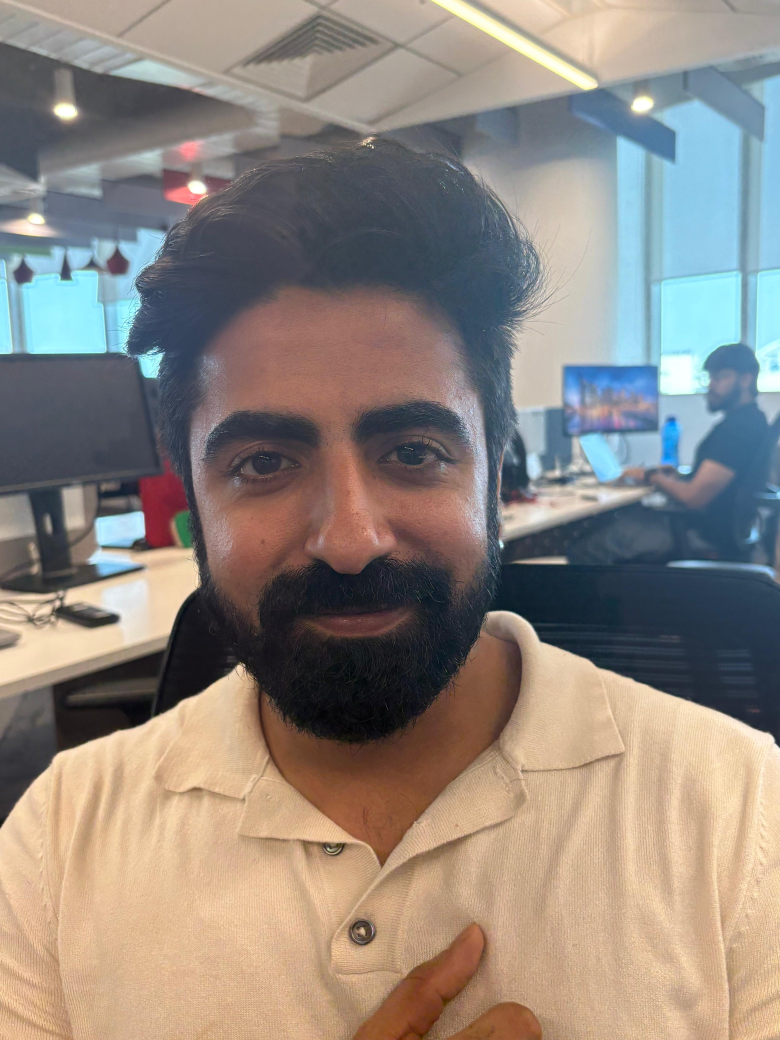
#> input picture known_faces/Ankit/IMG-20260624-WA0012.jpg, 3120 x 4160 px (shown at 1/4 size)
$ python -i recognizer.py   (imports and definitions only)
#> lines starting #> are read from the running program, lines starting #| are printed output that depends on the picture
#> further down, picture is the input picture: shape (4160, 3120, 3); mean B, G, R 127.2, 134.7, 143.7
"""Face recognizer — matches detected face regions against saved encodings.

Loads the encoding database produced by trainer.py and assigns names to
detected face bounding boxes by comparing DeepFace embeddings via cosine
similarity.

Algorithm:
1. Crop each detected face region from the frame.
2. Compute a face embedding for the crop using DeepFace (same model used
   during training).
3. Compute cosine similarity between the crop embedding and every stored
   embedding.
4. If the best match exceeds the similarity threshold, label the face with
   that person's name; otherwise label it "Unknown".
5. Return list of (rect, name, similarity_score) tuples.

Performance note:
   DeepFace.represent() is CPU-intensive. For real-time webcam usage,
   recognition runs every `skip_frames` frames; detection-only runs on the
   other frames to keep the display smooth.
"""

from __future__ import annotations

import pickle
from pathlib import Path
from typing import List, Tuple

import cv2
import numpy as np

from backend.face_detection.detector import Rect

# Keep OpenCV on CPU to avoid OpenCL upload/resource failures during inference.
# [1 line not run here, left out]


Match = Tuple[Rect, str, float]  # (x, y, w, h), name, similarity


class FaceRecognizer:
    """Matches face regions against a pre-trained encoding database.

    Parameters
    ----------
    encodings_path:
        Path to the pickle file produced by trainer.train().
    threshold:
        Cosine similarity threshold in [0, 1]. Matches below this are
        labelled "Unknown". Higher = stricter. Default 0.6 works well with
        Facenet512.
    skip_frames:
        Run recognition every N frames. Other frames reuse the last result
        for speed. Default 5.
    """

    # [200 lines left out: functions __init__, _warmup_model, recognize, _remap_labels, _is_human_face_crop, _match_crop, not called in this run]


# ---------------------------------------------------------------------------
# Shared preprocessing (mirrors trainer._preprocess for consistency)
# ---------------------------------------------------------------------------

def _preprocess(bgr_img: np.ndarray) -> np.ndarray:
    """Apply CLAHE lighting normalisation - must match trainer preprocessing."""
    ycrcb = cv2.cvtColor(bgr_img, cv2.COLOR_BGR2YCrCb)
#> ycrcb: shape (4160, 3120, 3); mean of channels 0, 1, 2 136.6, 133.1, 122.7
    clahe = cv2.createCLAHE(clipLimit=2.0, tileGridSize=(8, 8))
    ycrcb[:, :, 0] = clahe.apply(ycrcb[:, :, 0])
#> ycrcb: shape (4160, 3120, 3); mean of channels 0, 1, 2 132.2, 133.1, 122.7
    return cv2.cvtColor(ycrcb, cv2.COLOR_YCrCb2BGR)
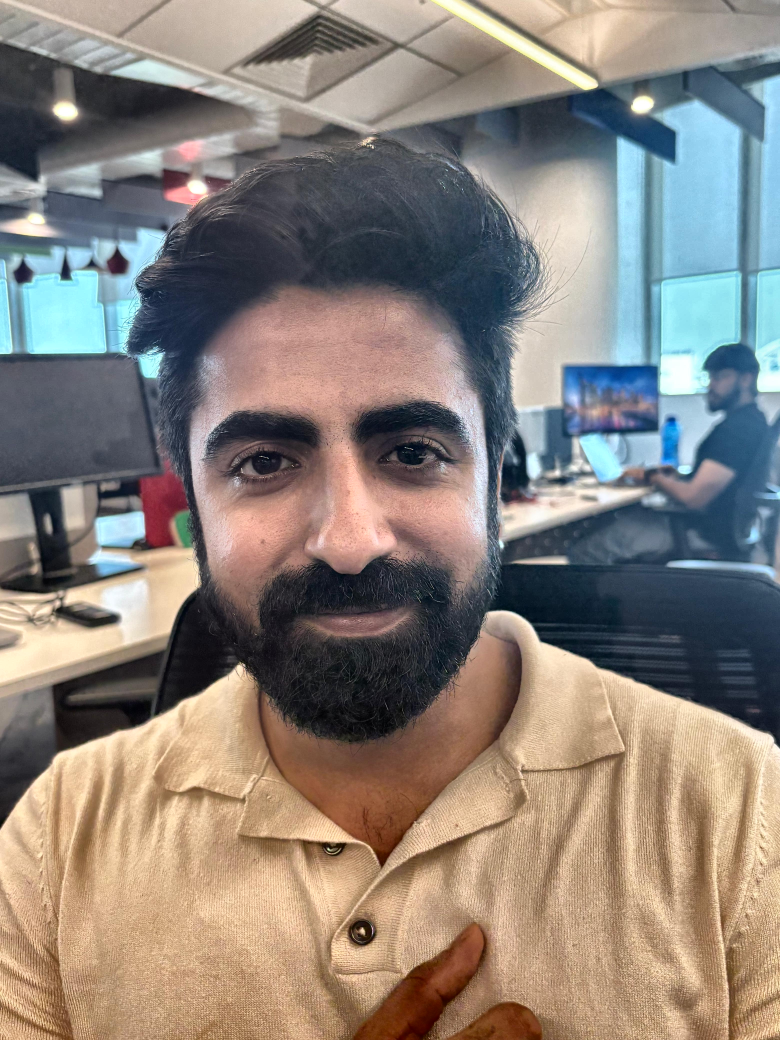
#> returned value: shape (4160, 3120, 3) (shown at 1/4 size); mean B, G, R 122.8, 130.3, 139.2


# [16 lines left out: function draw_recognition, not called in this run]

>>> import cv2
>>> picture = cv2.imread('../../known_faces/Ankit/IMG-20260624-WA0012.jpg')
>>> result = _preprocess(picture)

$ run again, on known_faces/Anushka/IMG_7400.jpeg
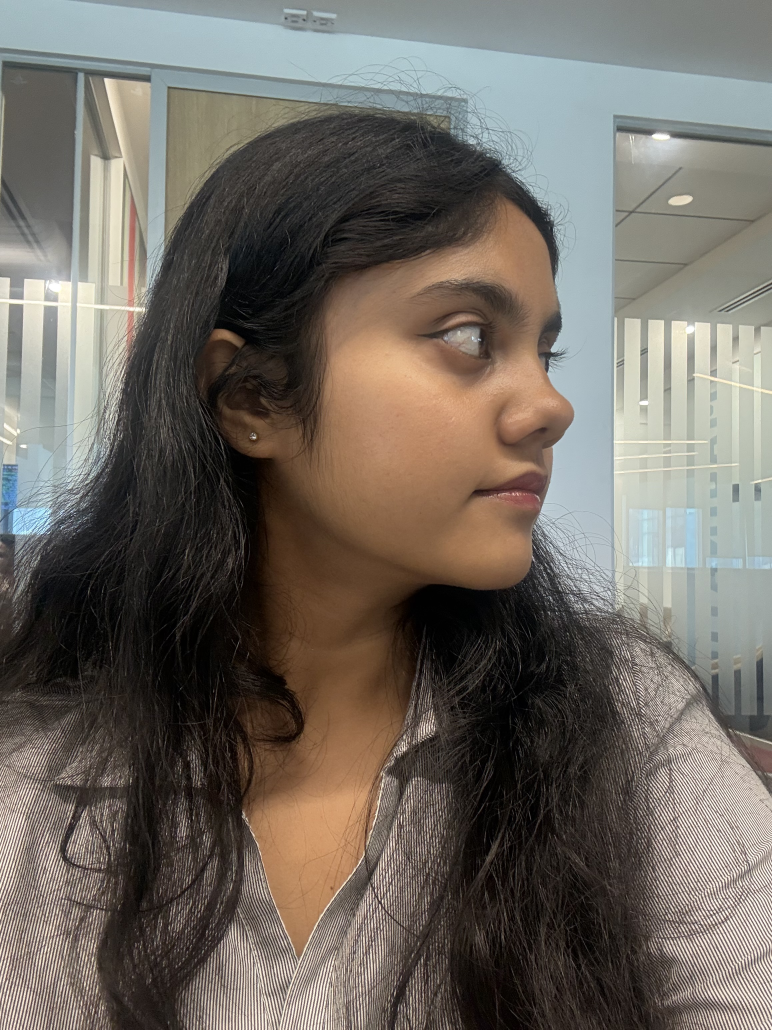
#> input picture known_faces/Anushka/IMG_7400.jpeg, 2316 x 3088 px (shown at 1/3 size)
#> picture is the input picture: shape (3088, 2316, 3); mean B, G, R 98.1, 105.7, 112
#> in _preprocess, `return cv2.cvtColor(ycrcb, cv2.COLOR_YCrCb2BGR)`:
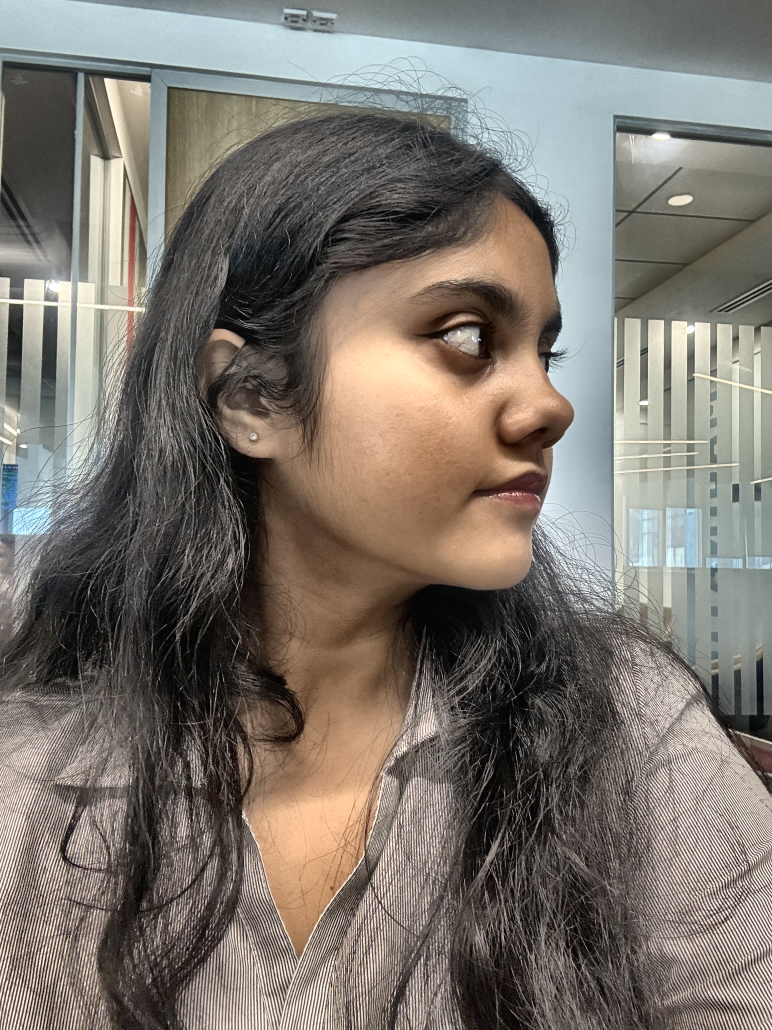
#> returned value: shape (3088, 2316, 3) (shown at 1/3 size); mean B, G, R 109.8, 117.4, 123.7

$ run again, on known_faces/Anushka/IMG_7401.jpeg
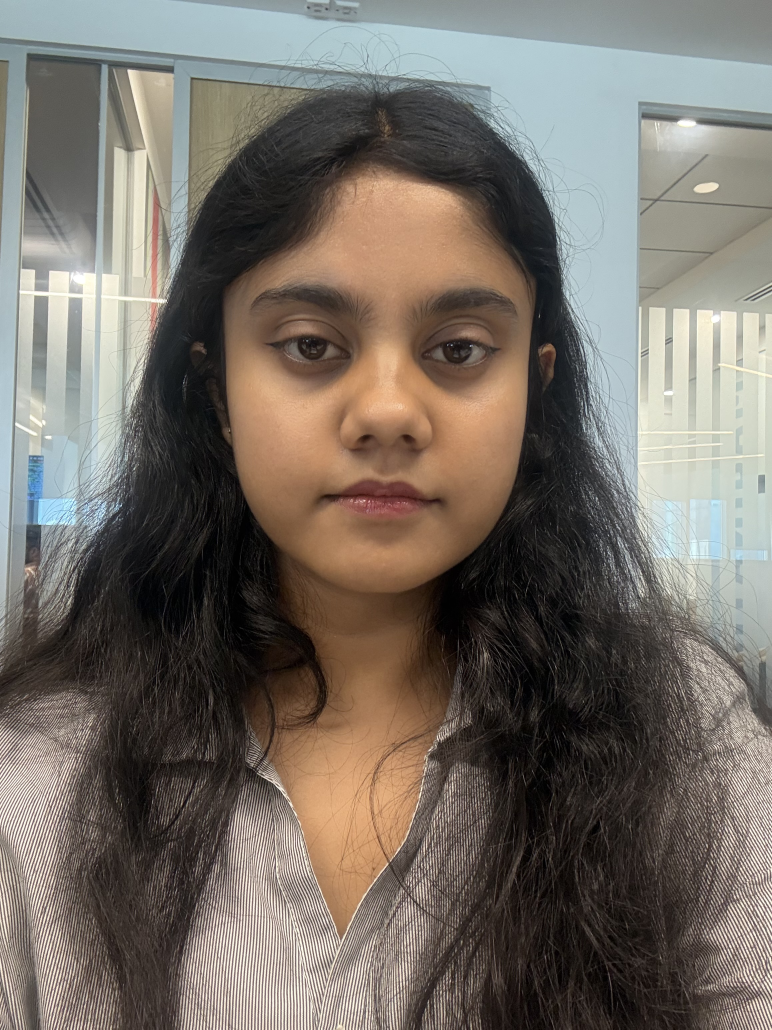
#> input picture known_faces/Anushka/IMG_7401.jpeg, 2316 x 3088 px (shown at 1/3 size)
#> picture is the input picture: shape (3088, 2316, 3); mean B, G, R 102.8, 110.8, 118.2
#> in _preprocess, `return cv2.cvtColor(ycrcb, cv2.COLOR_YCrCb2BGR)`:
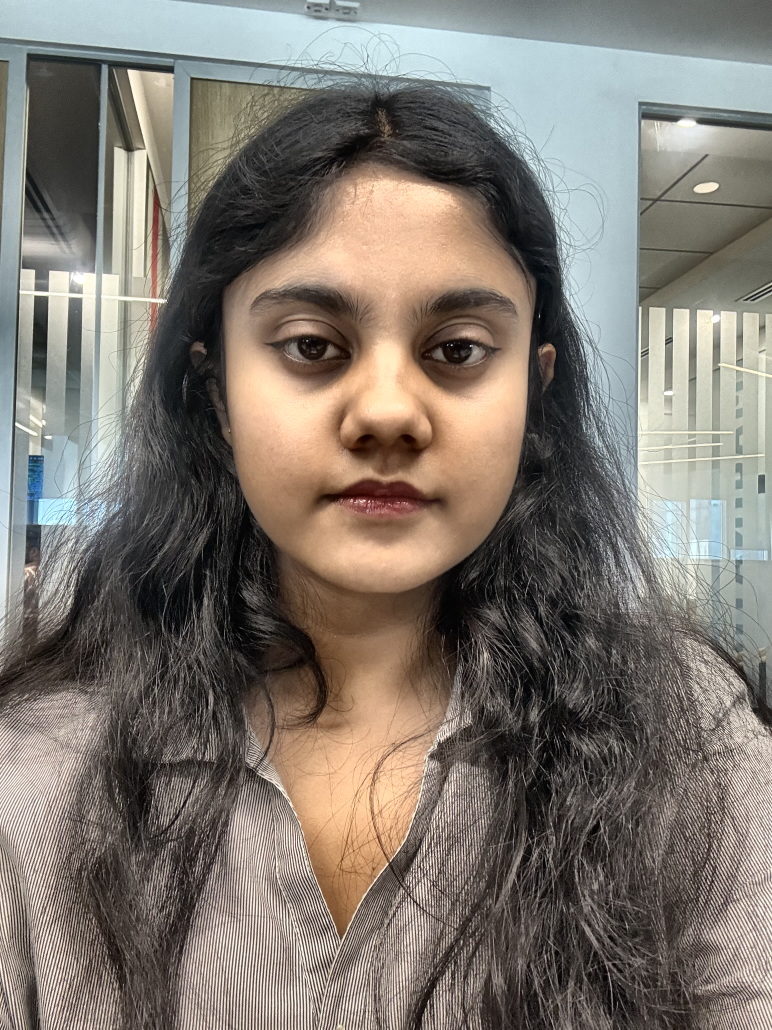
#> returned value: shape (3088, 2316, 3) (shown at 1/3 size); mean B, G, R 112.1, 120.2, 127.4

$ run again, on known_faces/Raj/IMG-20260624-WA0001 (1).jpg
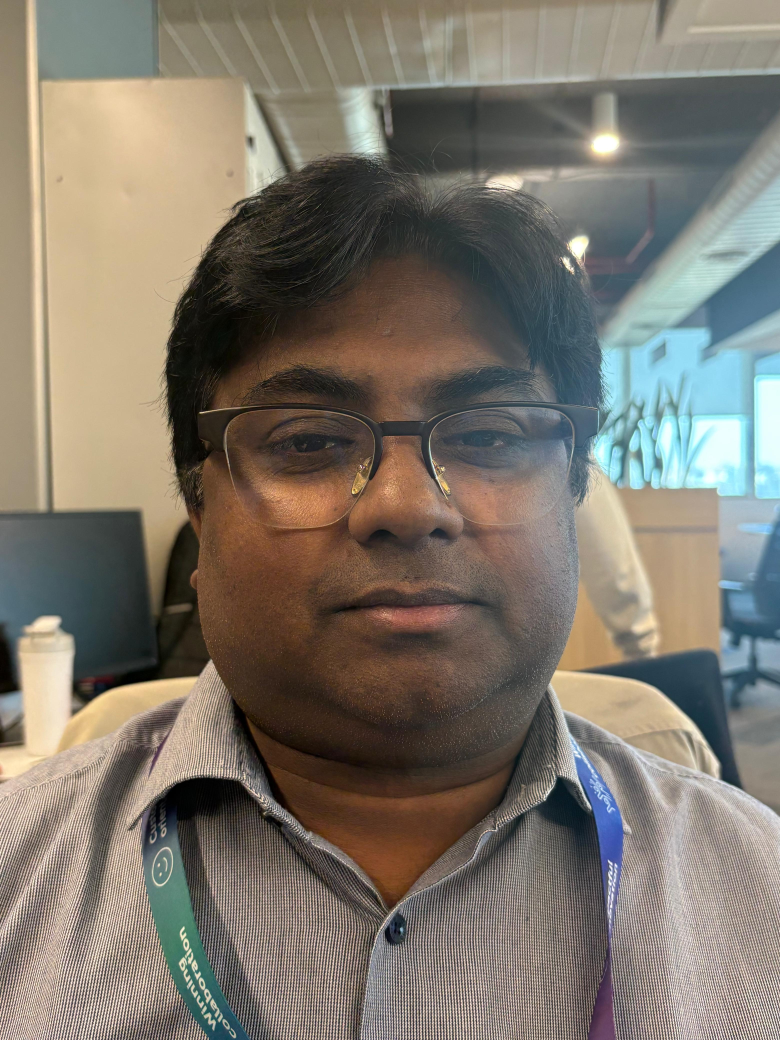
#> input picture known_faces/Raj/IMG-20260624-WA0001 (1).jpg, 3120 x 4160 px (shown at 1/4 size)
#> picture is the input picture: shape (4160, 3120, 3); mean B, G, R 108.3, 119.1, 126.2
#> in _preprocess, `return cv2.cvtColor(ycrcb, cv2.COLOR_YCrCb2BGR)`:
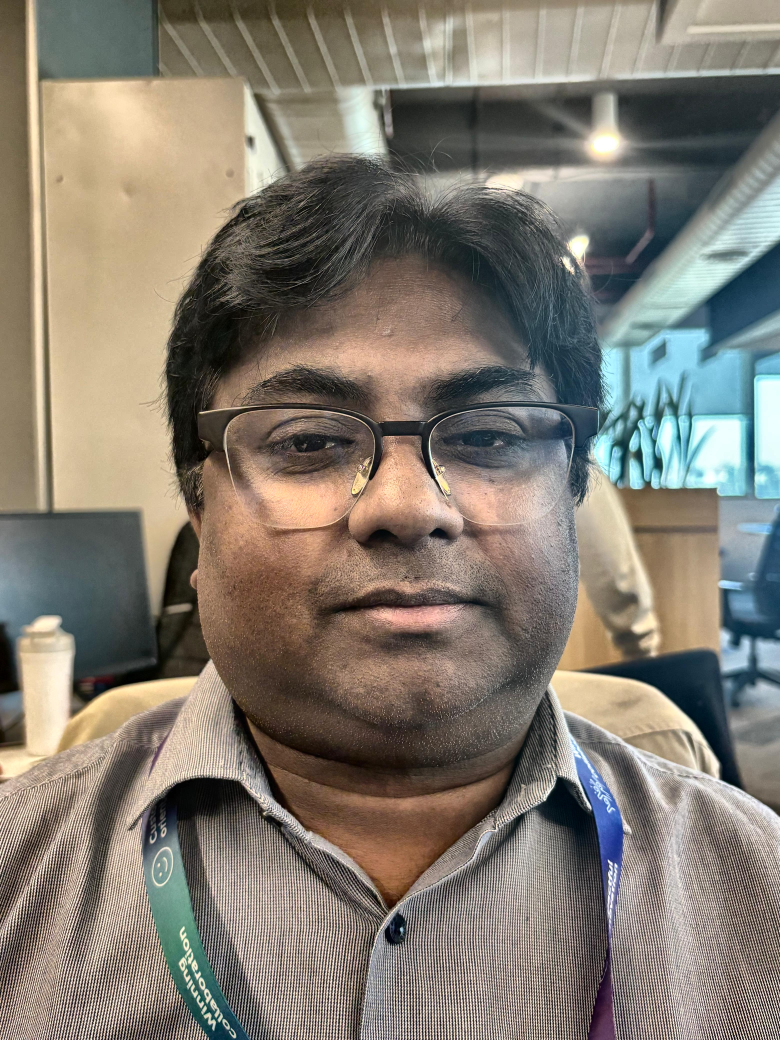
#> returned value: shape (4160, 3120, 3) (shown at 1/4 size); mean B, G, R 112.9, 123.8, 130.7
